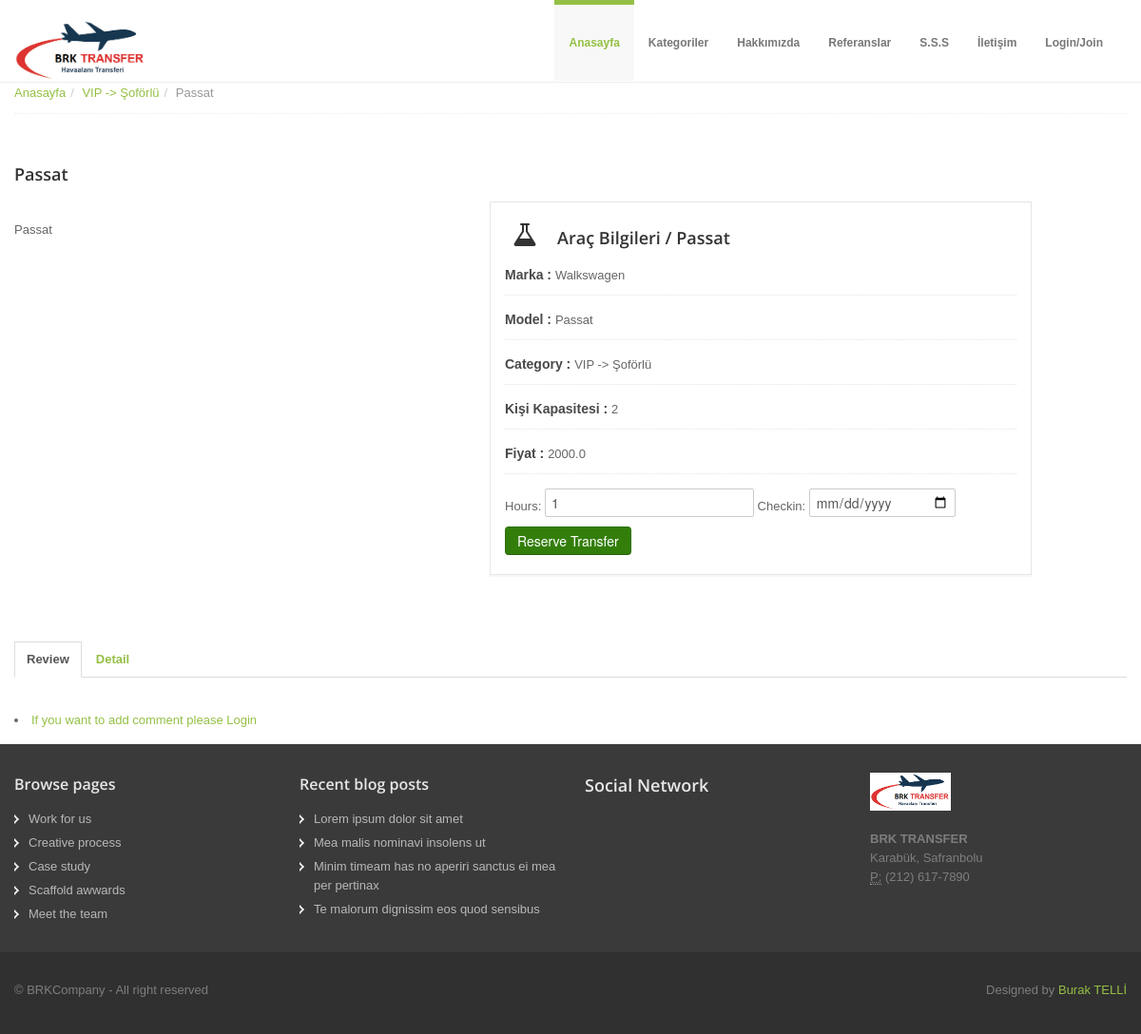
Page /car/7/passat/ on the earlier database version.
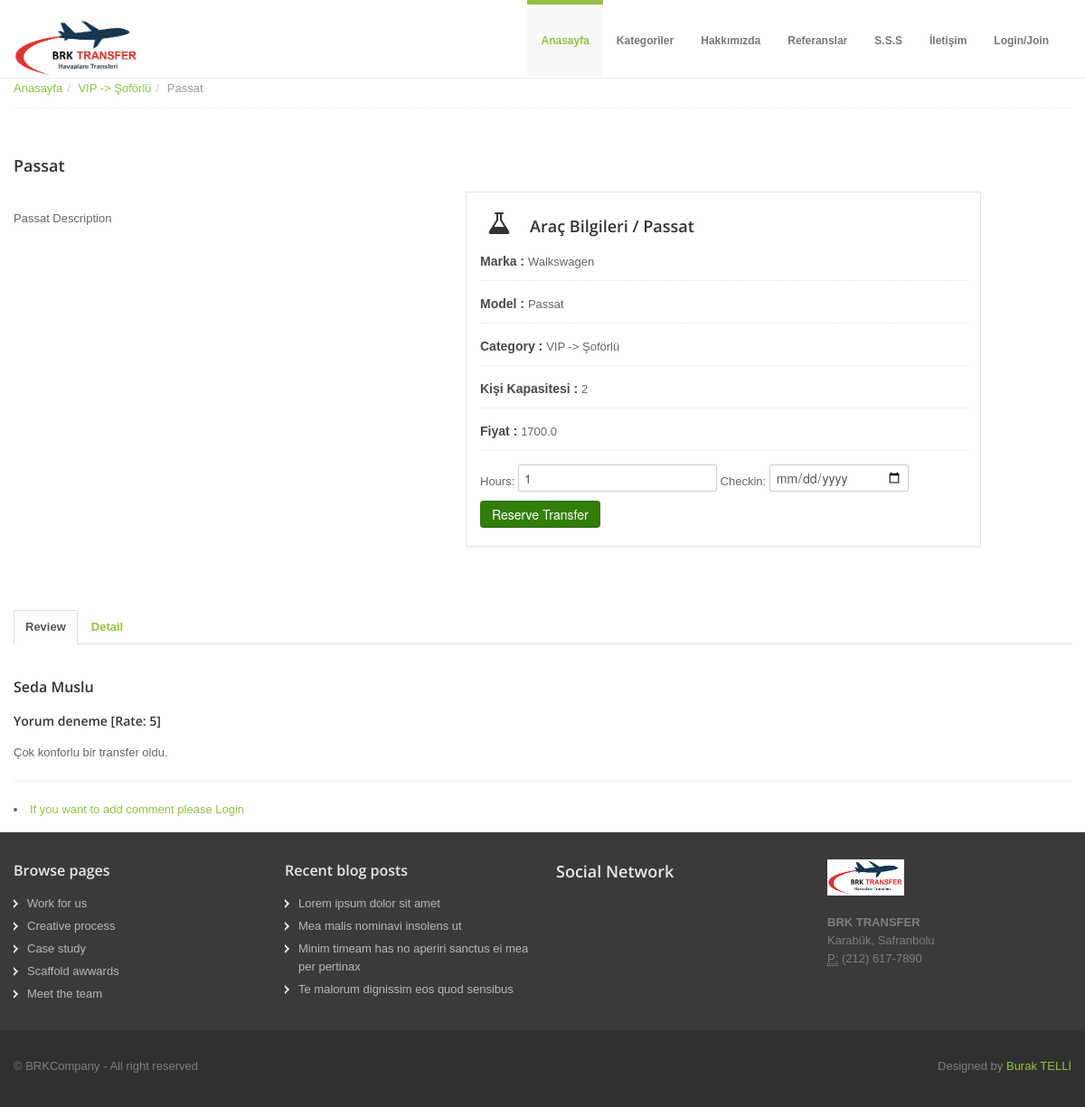
Same page on the later database version.
### car/models.py (models this page shows, shortened)
class Car(models.Model):
    STATUS = (
        ('True', 'Evet'),
        ('False', 'Hayır'),
    )
    category = models.ForeignKey(Category, on_delete=models.CASCADE)
    title = models.CharField(blank=True, max_length=150)
    keywords = models.CharField(blank=True, max_length=255)
    description = models.CharField(blank=True, max_length=255)
    marka = models.CharField(blank=True, max_length=255)
    model = models.CharField(blank=True, max_length=255)
    kisi_sayisi = models.IntegerField()
    image = models.ImageField(blank=True, upload_to='images/')
    price = models.FloatField()
    detail = RichTextUploadingField()
    slug = models.SlugField(null=False, unique=True)
    status = models.CharField(max_length=10, choices=STATUS)
    create_at = models.DateTimeField(auto_now_add=True)
    update_at = models.DateTimeField(auto_now = True)
    def image_tag(self):
        return mark_safe('<img src="{}" height="50"/>'.format(self.image.url))
    image_tag.short_description = 'Image'

class Category(MPTTModel):
    STATUS = (
        ('True', 'Evet'),
        ('False', 'Hayır'),
    )
    title = models.CharField(max_length=100)
    keywords = models.CharField(max_length=255)
    description = models.CharField(max_length=255)
    image = models.ImageField(blank=True, upload_to='images/')
    status = models.CharField(max_length=10, choices=STATUS)
    slug = models.SlugField(null=False, unique=True)
    parent = TreeForeignKey('self', blank=True, null=True, related_name='children', on_delete=models.CASCADE)
    create_at = models.DateTimeField(auto_now_add=True)
    update_at = models.DateTimeField(auto_now = True)
    class MPTTMeta:
        order_insertion_by = ['title']
    def __str__(self):
        full_path = [self.title]
        k = self.parent
        while k is not None:
            full_path.append(k.title)
            k = k.parent
        return ' -> '.join(full_path[::-1])
    def image_tag(self):
        return mark_safe('<img src="{}" height="50"/>'.format(self.image.url))
    image_tag.short_description = 'Image'

class Comment(models.Model):
    STATUS = (
        ('New', 'New'),
        ('True', 'True'),
        ('False', 'False'),
    )
    car = models.ForeignKey(Car, on_delete=models.CASCADE)
    user = models.ForeignKey(User, on_delete=models.CASCADE)
    subject = models.CharField(max_length=50)
    comment = models.TextField(max_length=50, blank=True)
    rate = models.IntegerField(blank=True)
    status = models.CharField(max_length=10, choices=STATUS, default='New')
    ip = models.CharField(blank=True, max_length=20)
    create_at = models.DateTimeField(auto_now_add=True)
    update_at = models.DateTimeField(auto_now=True)

### home/views.py (the view)
# urls.py: path('car/<int:id>/<slug:slug>/', views.car_detail, name='car_detail'),
def car_detail(request, id, slug):
    category = Category.objects.all()
    car = Car.objects.get(pk=id)
    images = Images.objects.filter(car_id=id)
    comments = Comment.objects.filter(car_id=id, status='True')
    if request.user.is_authenticated:
        current_user = request.user
        profile = UserProfile.objects.get(user_id=current_user.id)
        context = {'category': category,
               'car': car,
               'images': images,
               'comments': comments,
               'profile': profile,
               }
    else:
        context = {'category': category,
                   'car': car,
                   'images': images,
                   'comments': comments,
                   }
    return render(request, 'car_detail.html', context)

### home/templates/car_detail.html (shortened to what the changed rows need)
{% extends "homebase.html" %}
{% block body %}
<section id="breadcrumb">
    <div class="container">
        <div class="row">
            <div class="span12">
                <ul class="breadcrumb notop">
                    <li><a href="/">Anasayfa</a><span class="divider">/</span></li>
                    <li><a href="/category/{{ car.category_id }}/{{ car.category.slug }}/">{{ car.category }}</a><span class="divider">/</span></li>
                    <li class="active">{{ car.title }}</li>
                </ul>
            </div>
        </div>
    </div>
</section>
<section id="maincontent">
    <div class="container">
        <div class="row">
            <div class="span12">
                <div class="heading">
                    <h4>{{ car.title }}</h4>
                </div>
                <div class="row">
                    <div class="span5">
                        <p>
                            {{ car.description | safe}}
                        </p>
                    </div>
                    <div class="span6">
                        <div class="project-widget">
                            <h4><i class="icon-48 icon-beaker"></i> Araç Bilgileri / {{ car.model }}</h4>
                            <ul class="project-detail">
                                <li><label>Marka : </label> {{ car.marka }}</li>
                                <li><label>Model : </label> {{ car.model }}</li>
                                <li><label>Category : </label> {{ car.category }}</li>
                                <li><label>Kişi Kapasitesi : </label> {{ car.kisi_sayisi }}</li>
                                <li><label>Fiyat : </label>{{ car.price }}</li>
                                <form name="reservation" action="/car/addreservation/{{ car.id }}" method="post">
                                    Hours: <input type="number" id="hours" name="hours" value="1" style="...">
                                    Checkin: <input type="date" id="check_in" name="check_in" style="width: 140px" required>
                                    <input type="submit" value="Reserve Transfer" class="btn btn-success">
                                </form>
                            </ul>
                        </div>
                    </div>
                </div>
            </div>
        </div>
        <div class="">
            <div id="myTabContent" class="tab-content">
                <div class="tab-pane fade in active" id="home">
                    <p>
                     {% for rs in comments %}
                    <h5>{{ rs.user.first_name }} {{ rs.user.last_name }}</h5>
                    <h6>{{ rs.subject }} [Rate: {{ rs.rate }}]</h6>
                    {{ rs.comment }}
                    <hr>
                    {% endfor %}
                    {% if user.id is not None %}
                    <H5>Write your comment</H5>
                    {% if messages %}
                    {% for message in messages %}
                    <div class ="alert-alert-{{ mesage.tags }}" role="alert">
                        {{ message }}
                    </div>
                    {% endfor %}
                    {% endif %}
                    <form name="comment" action="/car/addcomment/{{ car.id }}" method="post">
                        {% csrf_token %}
                        <div class="row">
                            <div class="span3 form-group">
                                <input type="text" class="form-control" id="id_subject" name="subject" placeholder="Subject" data-rule="minlen:4"
                                       data-msg="Please enter at least 8 chars of subject" />
                            </div>
                            <div class="span1 form-group">
                                <div class="span5 form-group">
                                    Rate
                                    <select id="comment_rate" name="rate" class="form-control">
                                        <option>1</option>
                                        <option>2</option>
                                        <option>3</option>
                                        <option>4</option>
                                        <option>5</option>
                                    </select>
                                </div>
                            </div>
                            <br><br>
                            <br>
                            <div class="span7 form-group">
                                    <textarea class="form-control" id="id_comment" name="comment" maxlength="255" rows="4" data-rule="required" data-msg="Please write something for us" placeholder="Comment">
                                    </textarea>
                                <div class="text-center">
                                </div>
                            </div>
                        </div>
                        <button class="btn btn-color1 btn-rounded" type="submit">Send Comment</button>
                    </form>
                    {% else %}
                    <li>
                        <a href="/login">If you want to add comment please Login</a>
                    </li>
                    {% endif %}
                    </p>
                </div>
            </div>
        </div>
    </div>
</section>
{% endblock %}

Differences in the rows shown:
changed Car "Passat": description "Passat" → "Passat Description"; price "2000.0" → "1700.0"
added Comment: user.first_name "Seda", user.last_name "Muslu", subject "Yorum deneme", rate "5", comment "Çok konforlu bir transfer oldu."
